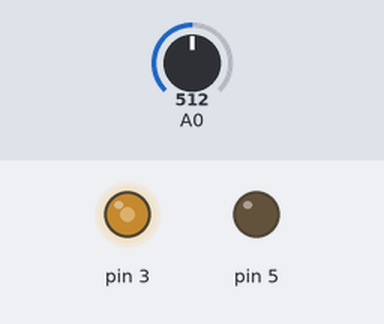
Bench run of a sketch on a simulated Arduino Uno, built with avr-gcc and run on an emulated ATmega328P. Parts: output pins drawn as LEDs (lit = HIGH). The test bench sets the inputs (shaded band); at power-on: A0 = 512.

Above: at 1.2 s.
1.3 s: A0 set to 716
At 2.0 s:
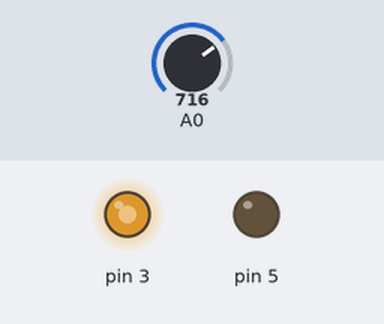
2.8 s: A0 set to 900
At 3.2 s:
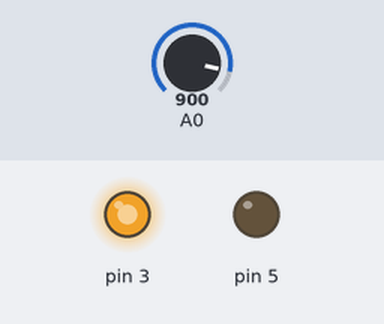
4.3 s: A0 set to 122
At 5.5 s:
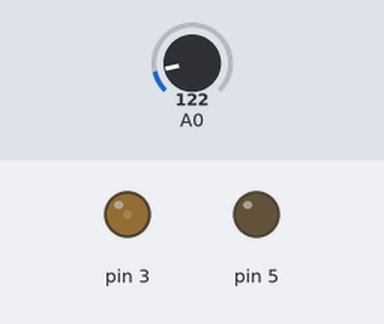
5.8 s: A0 set to 0
At 6.7 s:
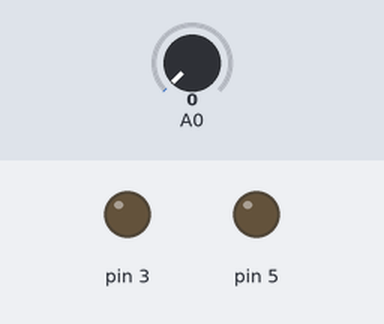
7.3 s: A0 set to 511
At 7.8 s:
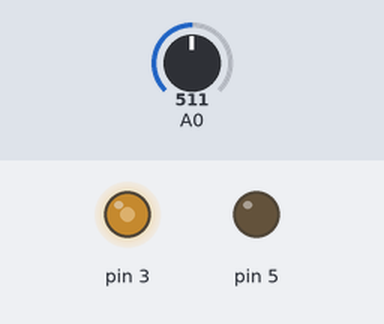
Timing chart, 0 to 9.8 s (numbered marks = the images above; inputs shaded):
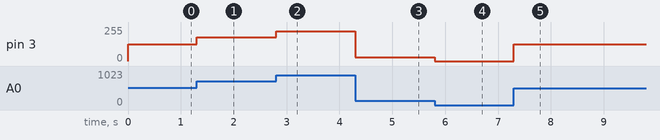

The sketch:

2A.ino
```cpp
void setup()
{
  pinMode( A0 ,  INPUT  );
  	pinMode( 5  , OUTPUT );

  	Serial.begin(9600);
}

void loop()
{

  int led = analogRead( A0 );


  	int led1 = map( led , 0 , 1023 , 0 , 255 );

analogWrite( 3 , led1 );

}
```

Measured:
- after the input at 1.3 s, pin 3: 127/255 → 178/255 at once
- after the input at 2.8 s, pin 3: 178/255 → 224/255 at once
- after the input at 4.3 s, pin 3: 224/255 → 30/255 at once
- after the input at 5.8 s, pin 3: 30/255 → 0/255 at once
- after the input at 7.3 s, pin 3: 0/255 → 127/255 at once
